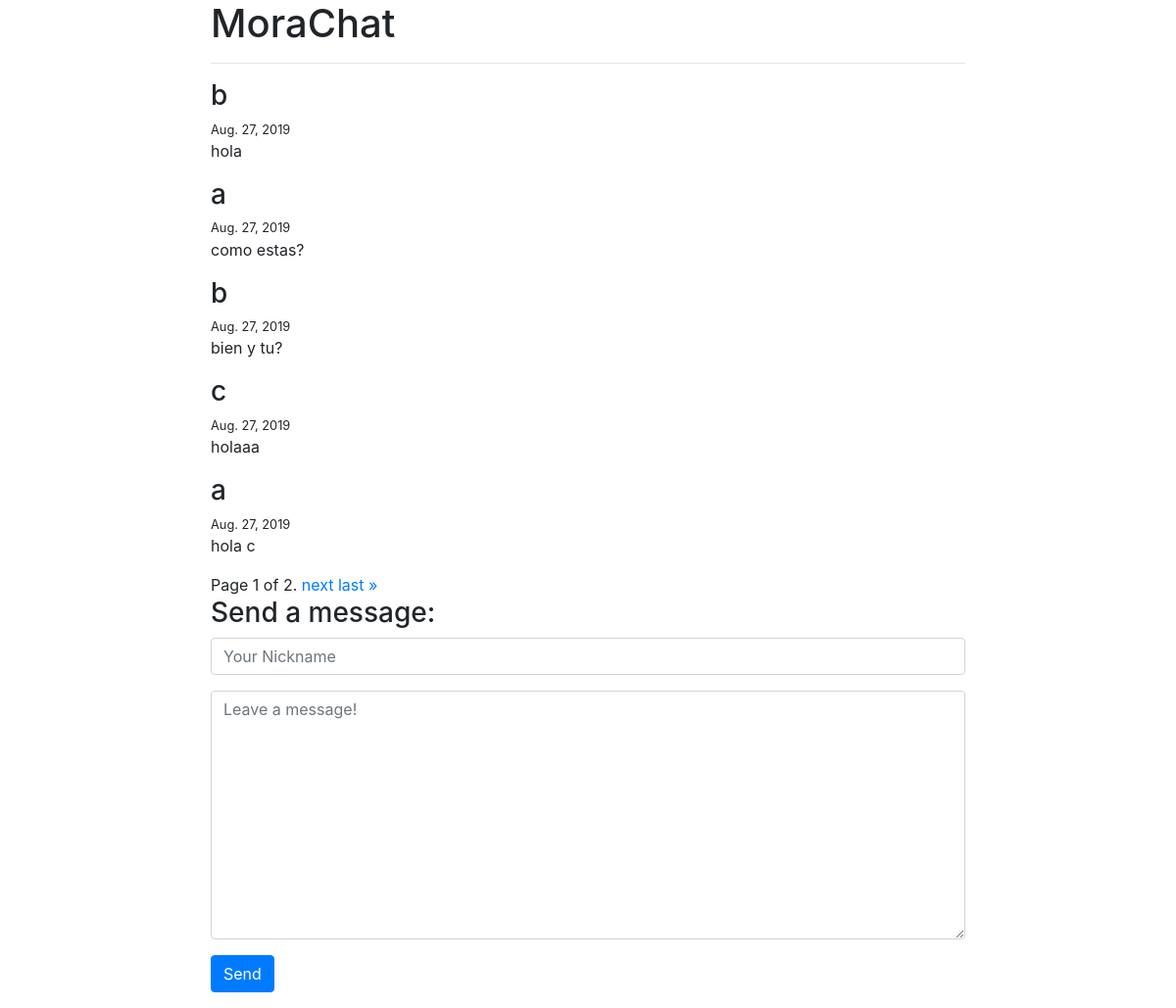
Page /chat on the committed database.
### hello_world/models.py (models this page shows)
class Message(models.Model):
    author = models.CharField(max_length=60)
    body = models.TextField()
    created_on = models.DateTimeField(auto_now_add=True)

### hello_world/views.py (the view, shortened to what this page needs)
# urls.py: path('chat', views.chat, name='chat'),
def chat(request):
    form = MessageForm()
    message_list = Message.objects.all().order_by('-created_on')
    paginator = Paginator(message_list, 5)  # Show 5 messages per page
    page = request.GET.get('page')
    messages = paginator.get_page(page)
    context = {
        "messages": messages,
        "form": form,
    }
    return render(request, "chat.html", context)

### hello_world/forms.py
class MessageForm(forms.Form):
    author = forms.CharField(
        max_length=60,
        widget=forms.TextInput(attrs={
            "class": "form-control",
            "placeholder": "Your Nickname"
        })
    )
    body = forms.CharField(widget=forms.Textarea(
        attrs={
            "class": "form-control",
            "placeholder": "Leave a message!"
        })
    )

### hello_world/templates/chat.html (shortened to what this page needs)
{% extends "base.html" %}
{% block page_content %}
<div class="col-md-8 offset-md-2">
    <h1>MoraChat</h1>
    <hr>
    {% for message in messages reversed %}
    <h3> {{ message.author }}</h3>
    <small>
        {{ message.created_on.date }}   &nbsp;
    </small>
    <p>{{ message.body | slice:":400" }}</p>
    {% endfor %}
    <div class="pagination">
    <span class="step-links">
        <span class="current">
            Page {{ messages.number }} of {{ messages.paginator.num_pages }}.
        </span>
        {% if messages.has_next %}
            <a href="?page={{ messages.next_page_number }}">next</a>
            <a href="?page={{ messages.paginator.num_pages }}">last &raquo;</a>
        {% endif %}
    </span>
</div>
    <h3>Send a message:</h3>
    <form action="/chat" method="post">
        <div class="form-group">
            {{ form.author }}
        </div>
        <div class="form-group">
            {{ form.body }}
        </div>
        <button type="submit" class="btn btn-primary">Send</button>
    </form>
</div>
{% endblock %}

### personal_portfolio/templates/base.html (shortened to what this page needs)
<link rel="stylesheet" href="https://stackpath.bootstrapcdn.com/bootstrap/4.1.3/css/bootstrap.min.css">
{% block page_content %}{% endblock %}

### rows in the picture
Message: author "b", created_on "Aug. 27, 2019", body "hola"
Message: author "a", created_on "Aug. 27, 2019", body "como estas?"
Message: author "b", created_on "Aug. 27, 2019", body "bien y tu?"
Message: author "c", created_on "Aug. 27, 2019", body "holaaa"
Message: author "a", created_on "Aug. 27, 2019", body "hola c"

### other values in the picture
{{ messages.number }} "1"
{{ messages.paginator.num_pages }} "2"
